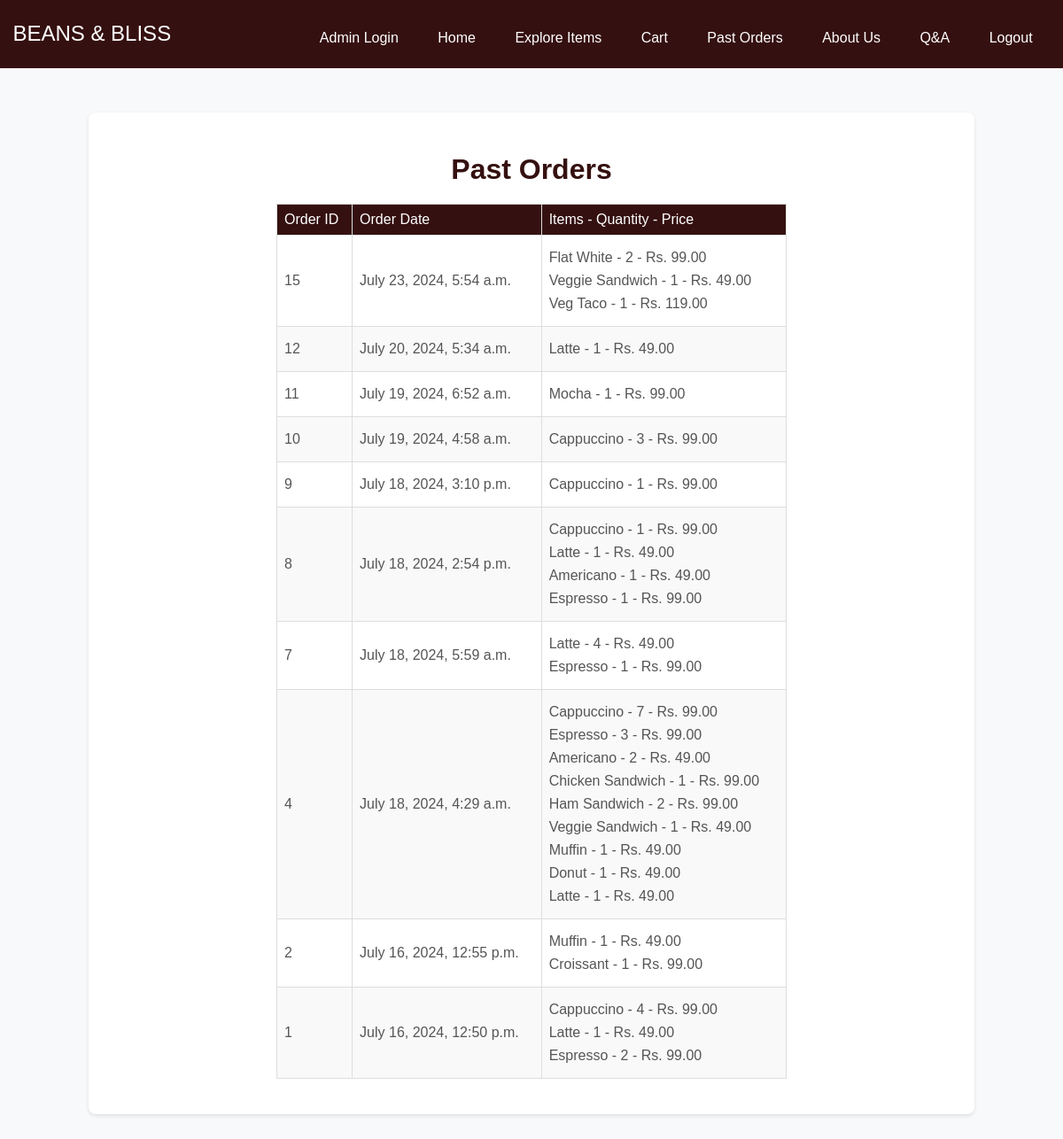
Page /past_orders/ (signed in) on the committed database.
### coffeeday/models.py (models this page shows, shortened)
class PastOrder(models.Model):
    user = models.ForeignKey(User, on_delete=models.CASCADE)
    created_at = models.DateTimeField(auto_now_add=True)

class PastOrderItem(models.Model):
    past_order = models.ForeignKey(PastOrder, on_delete=models.CASCADE, related_name='items')
    item = models.ForeignKey(Item, on_delete=models.CASCADE)
    quantity = models.PositiveIntegerField(default=1)

class Item(models.Model):
    ITEM_TYPE_CHOICES = [
        ('coffee', 'Coffee'),
        ('sandwich', 'Sandwich'),
        ('pastry', 'Pastry'),
    ]
    item_type = models.CharField(max_length=10, choices=ITEM_TYPE_CHOICES)
    custom_id = models.CharField(max_length=10, unique=True)
    name = models.CharField(max_length=100)
    description = models.TextField(blank=True)
    price = models.DecimalField(max_digits=6, decimal_places=2)
    image = models.ImageField(upload_to='menu_images/')

### coffeeday/views.py (the view)
# urls.py: path('past_orders/', views.past_orders, name='past_orders'),
def past_orders(request):
    orders = PastOrder.objects.filter(user=request.user).order_by('-created_at')
    return render(request, 'past_orders.html', {'orders': orders})

### coffeeday/templates/past_orders.html
{% extends "base.html" %}
{% block content %}
<div class="container">
    <h2>Past Orders</h2>
    {% if orders %}
        <table>
            <thead>
                <tr>
                    <th>Order ID</th>
                    <th>Order Date</th>
                    <th>Items - Quantity - Price</th>
                </tr>
            </thead>
            <tbody>
                {% for order in orders %}
                    <tr>
                        <td>{{ order.id }}</td>
                        <td>{{ order.created_at }}</td>
                            <td>
                                <ul>
                                {% for item in order.items.all %}
                                    <li>{{ item.item.name }} - {{ item.quantity }} - Rs. {{item.item.price}} </li>
                                {% endfor %}
                                </ul>
                                    </td>
                    </tr>
                {% endfor %}
            </tbody>
        </table>
    {% else %}
        <p class="no-orders">You have no past orders.</p>
    {% endif %}
</div>
{% endblock %}

### coffeeday/static/css/base_css.css (style rules this page uses)
body, html { font-family: Arial, sans-serif; }

### coffeeday/static/css/home_css.css (style rules this page uses)
body, html { font-family: Arial, sans-serif; }

### coffeeday/static/css/cart_css.css (style rules this page uses)
.container { max-width: 600px; margin: 0 auto; padding: 20px; font-family: Arial, sans-serif; color: #333; justify-content: center; align-items: center; }
.container h2 { font-size: 2rem; margin-bottom: 20px; color: #351010; text-align: center; }

### coffeeday/static/css/about_us_css.css (style rules this page uses)
.container { width: 100%; margin: 0 auto; }
h1, h2, h3 { color: #222; }

### coffeeday/static/css/past_orders_css.css (style rules this page uses)
.container { max-width: 1000px; margin: 0 auto; padding: 20px; font-family: Arial, sans-serif; color: #333; justify-content: center; align-items: center; }
.container h2 { font-size: 2rem; margin-bottom: 20px; color: #351010; text-align: center; }
table { width: 60%; border-collapse: collapse; margin-bottom: 5rem; margin: 0 auto; }
thead th { background-color: #351010; color: white; font-weight: 400; padding: 0.75rem; text-align: left; border-bottom: 2px solid #ddd; }
tbody td { padding: 0.75rem; border-bottom: 1px solid #ddd; }
tbody tr:nth-child(even) { background-color: #f9f9f9; }
td ul { list-style: none; padding: 0; margin: 0; }
td ul li { margin: 0.5rem 0; }

### coffeeday/static/css/order_confirmation_css.css (style rules this page uses)
body { font-family: Arial, sans-serif; margin: 0; padding: 0; background-color: #f8f9fa; }
.container { width: 80%; margin: 50px auto; padding: 20px; border-radius: 8px; background-color: #fff; box-shadow: 0 2px 4px rgba(0, 0, 0, 0.1); }
h2 { text-align: center; color: #333; margin-bottom: 20px; }
table { width: 60%; border-collapse: collapse; margin-bottom: 20px; }
table th, table td { border: 1px solid #ddd; padding: 8px; text-align: left; }
table th { background-color: #351010; color: white; }
table td { color: #555; }

### coffeeday/static/css/order_success_css.css (style rules this page uses)
body { font-family: Arial, sans-serif; margin: 0; padding: 0; background-color: #f8f9fa; }

### rows in the picture
PastOrder: id "15", created_at "July 23, 2024, 5:54 a.m."
PastOrderItem: item.name "Flat White", quantity "2", item.price "99.00"
PastOrderItem: item.name "Veggie Sandwich", quantity "1", item.price "49.00"
PastOrderItem: item.name "Veg Taco", quantity "1", item.price "119.00"
PastOrder: id "12", created_at "July 20, 2024, 5:34 a.m."
PastOrderItem: item.name "Latte", quantity "1", item.price "49.00"
PastOrder: id "11", created_at "July 19, 2024, 6:52 a.m."
PastOrderItem: item.name "Mocha", quantity "1", item.price "99.00"
PastOrder: id "10", created_at "July 19, 2024, 4:58 a.m."
PastOrderItem: item.name "Cappuccino", quantity "3", item.price "99.00"
PastOrder: id "9", created_at "July 18, 2024, 3:10 p.m."
PastOrderItem: item.name "Cappuccino", quantity "1", item.price "99.00"
PastOrder: id "8", created_at "July 18, 2024, 2:54 p.m."
PastOrderItem: item.name "Cappuccino", quantity "1", item.price "99.00"
PastOrderItem: item.name "Latte", quantity "1", item.price "49.00"
PastOrderItem: item.name "Americano", quantity "1", item.price "49.00"
PastOrderItem: item.name "Espresso", quantity "1", item.price "99.00"
PastOrder: id "7", created_at "July 18, 2024, 5:59 a.m."
PastOrderItem: item.name "Latte", quantity "4", item.price "49.00"
PastOrderItem: item.name "Espresso", quantity "1", item.price "99.00"
PastOrder: id "4", created_at "July 18, 2024, 4:29 a.m."
PastOrderItem: item.name "Cappuccino", quantity "7", item.price "99.00"
PastOrderItem: item.name "Espresso", quantity "3", item.price "99.00"
PastOrderItem: item.name "Americano", quantity "2", item.price "49.00"
PastOrderItem: item.name "Chicken Sandwich", quantity "1", item.price "99.00"
PastOrderItem: item.name "Ham Sandwich", quantity "2", item.price "99.00"
PastOrderItem: item.name "Veggie Sandwich", quantity "1", item.price "49.00"
PastOrderItem: item.name "Muffin", quantity "1", item.price "49.00"
PastOrderItem: item.name "Donut", quantity "1", item.price "49.00"
PastOrderItem: item.name "Latte", quantity "1", item.price "49.00"
PastOrder: id "2", created_at "July 16, 2024, 12:55 p.m."
PastOrderItem: item.name "Muffin", quantity "1", item.price "49.00"
PastOrderItem: item.name "Croissant", quantity "1", item.price "99.00"
PastOrder: id "1", created_at "July 16, 2024, 12:50 p.m."
PastOrderItem: item.name "Cappuccino", quantity "4", item.price "99.00"
PastOrderItem: item.name "Latte", quantity "1", item.price "49.00"
PastOrderItem: item.name "Espresso", quantity "2", item.price "99.00"
